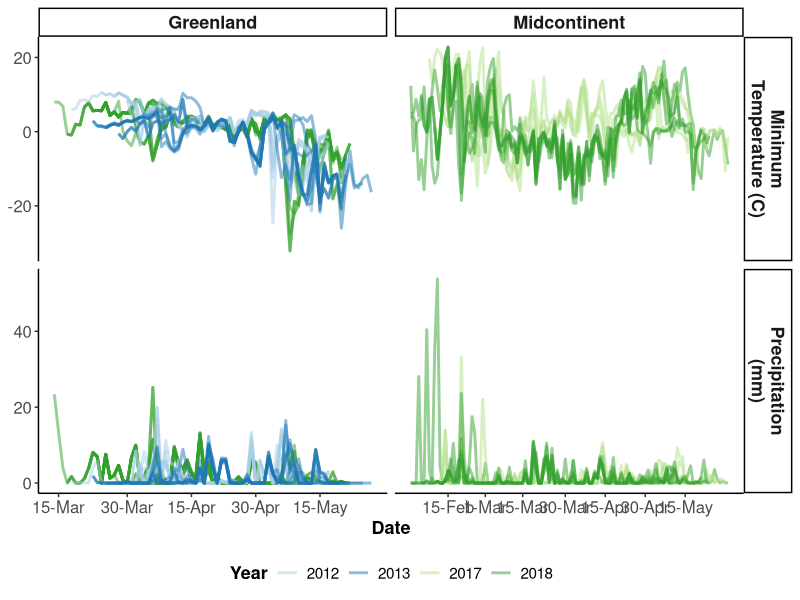

Generate this figure with R:

## 2022-08-31

library(tidyverse)

options(scipen=999, digits=3)

theme_set(theme_classic())

#### Read in bird data ####

# Read in weather covariates
wdat <- read_csv("files_for_models/weather_covars.csv")
range(wdat$prcp, na.rm=TRUE)
wdat$prcp[wdat$prcp==-99999] <- NA

# Read in ACC data
dat <- read_csv("files_for_models/daily_odba_behavior.csv")

# Join weather and ACC data
dat <- left_join(dat, wdat, by=c("animal_id", "date"))
dat <- as.data.frame(dat)

# read in migration dates
mdates <- read_csv("files_for_models/migration_dates.csv")

# save maximum duration of migration period
dur <- max(mdates$duration) 

# subset to migration dates
dat$RelDay <- NA
dat$RevRelDay <- NA
dat$migration <- NA
un.id <- unique(dat$animal_id)
for (i in 1:length(un.id)) {
  
  # subset migration dates
  md <- mdates[mdates$animal_id==un.id[i],]
  
  # Create vector of days
  mdays <- md$start:md$end
  
  # Add column, indicate when is migration
  dat$RelDay[dat$animal_id==un.id[i] & (dat$julian %in% mdays)] <- 1:length(mdays)
  dat$RevRelDay[dat$animal_id==un.id[i] & (dat$julian %in% mdays)] <- length(mdays):1
  dat$migration[dat$animal_id==un.id[i] & (dat$julian %in% mdays)] <- "yes"
  
}

# Subset to just migration
dat <- dat[!is.na(dat$migration), ]

# log odba
dat$lnODBAmedian <- log(dat$median.odba)

# Reorganize columns
dat <- dat[,c(1,3,4,23,24,5:8,10,11,16,18,19,21)]

#### Plot weather variables ####

dat <- pivot_longer(dat, 14:15, names_to="variable", values_to="values") %>% as.data.frame()


# Facet names
var_names <- c(prcp="Precipitation\n(mm)",
               mintemp="Minimum\nTemperature (C)",
               GRLD="Greenland", 
               NAMC="Midcontinent")

ggplot(dat, aes(x=julian, y=values, group=animal_id, color=factor(year))) + 
  geom_line(alpha=0.5, size=1) +
  scale_x_continuous(breaks=c(46,60,74,90,105,120,135), 
                     labels=c("15-Feb","1-Mar","15-Mar","30-Mar","15-Apr","30-Apr","15-May")) +
  scale_color_manual(values=c("#a6cee3", "#1f78b4", "#b2df8a", "#33a02c")) +
  facet_grid(variable~pop, scales="free",labeller=as_labeller(var_names)) +
  xlab("Date") +
  guides(color=guide_legend(title="Year")) +
  theme(legend.position='bottom', 
        legend.title=element_text(size=13, face="bold"), 
        legend.text=element_text(size=11), 
        legend.background=element_rect(fill=NA),
        axis.text=element_text(size=12), 
        axis.title.y=element_blank(),
        axis.title.x=element_text(size=13, face="bold"),
        strip.text=element_text(size=13, face="bold"),
        strip.background=element_rect(fill="white"))

# Weather summary states
dat %>% group_by(pop, variable) %>% summarize(range(values))




